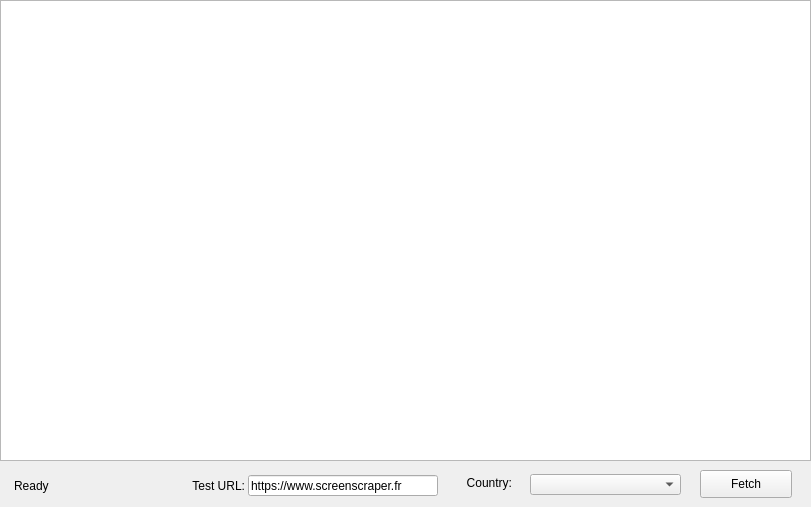
<?xml version="1.0" encoding="UTF-8"?>
<ui version="4.0">
 <class>MainWindow</class>
 <widget class="QMainWindow" name="MainWindow">
  <property name="geometry">
   <rect>
    <x>0</x>
    <y>0</y>
    <width>811</width>
    <height>507</height>
   </rect>
  </property>
  <property name="sizePolicy">
   <sizepolicy hsizetype="Fixed" vsizetype="Fixed">
    <horstretch>0</horstretch>
    <verstretch>0</verstretch>
   </sizepolicy>
  </property>
  <property name="minimumSize">
   <size>
    <width>811</width>
    <height>507</height>
   </size>
  </property>
  <property name="maximumSize">
   <size>
    <width>811</width>
    <height>507</height>
   </size>
  </property>
  <property name="contextMenuPolicy">
   <enum>Qt::DefaultContextMenu</enum>
  </property>
  <property name="windowTitle">
   <string>MainWindow</string>
  </property>
  <widget class="QWidget" name="centralWidget">
   <widget class="QTableWidget" name="proxyTable">
    <property name="geometry">
     <rect>
      <x>0</x>
      <y>0</y>
      <width>811</width>
      <height>461</height>
     </rect>
    </property>
    <property name="contextMenuPolicy">
     <enum>Qt::CustomContextMenu</enum>
    </property>
   </widget>
   <widget class="QPushButton" name="btnStartFetch">
    <property name="geometry">
     <rect>
      <x>700</x>
      <y>470</y>
      <width>92</width>
      <height>28</height>
     </rect>
    </property>
    <property name="text">
     <string>Fetch</string>
    </property>
   </widget>
   <widget class="QLineEdit" name="testURL">
    <property name="geometry">
     <rect>
      <x>248</x>
      <y>475</y>
      <width>190</width>
      <height>21</height>
     </rect>
    </property>
    <property name="text">
     <string>https://www.screenscraper.fr</string>
    </property>
   </widget>
   <widget class="QComboBox" name="countrySelector">
    <property name="geometry">
     <rect>
      <x>530</x>
      <y>474</y>
      <width>151</width>
      <height>21</height>
     </rect>
    </property>
   </widget>
   <widget class="QLabel" name="label">
    <property name="geometry">
     <rect>
      <x>441</x>
      <y>469</y>
      <width>71</width>
      <height>28</height>
     </rect>
    </property>
    <property name="text">
     <string>Country:</string>
    </property>
    <property name="alignment">
     <set>Qt::AlignRight|Qt::AlignTrailing|Qt::AlignVCenter</set>
    </property>
   </widget>
   <widget class="QWidget" name="layoutWidget">
    <property name="geometry">
     <rect>
      <x>14</x>
      <y>477</y>
      <width>231</width>
      <height>17</height>
     </rect>
    </property>
    <layout class="QHBoxLayout" name="horizontalLayout">
     <item>
      <widget class="QLabel" name="status_label">
       <property name="text">
        <string>Ready</string>
       </property>
      </widget>
     </item>
     <item>
      <widget class="QLabel" name="label_2">
       <property name="text">
        <string>Test URL:</string>
       </property>
       <property name="alignment">
        <set>Qt::AlignRight|Qt::AlignTrailing|Qt::AlignVCenter</set>
       </property>
      </widget>
     </item>
    </layout>
   </widget>
  </widget>
  <action name="actionExportJSON_SR">
   <property name="text">
    <string>Export JSON for Shadowrocket</string>
   </property>
  </action>
  <action name="actionExport_Proxychains">
   <property name="text">
    <string>Export for Proxychains</string>
   </property>
   <property name="toolTip">
    <string>Export Table for Proxychains</string>
   </property>
  </action>
 </widget>
 <resources/>
 <connections/>
</ui>
